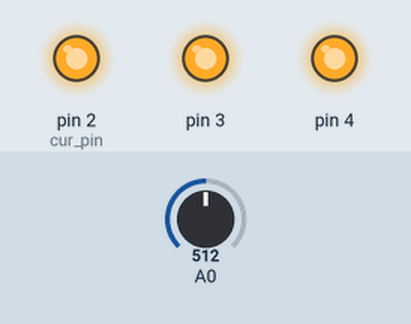
A sketch run on a simulated Arduino Uno, built with avr-gcc and run on an emulated ATmega328P. Parts: output pins drawn as LEDs (lit = HIGH). Inputs (shaded band) come from the test bench; at power-on: A0 = 512. What the sketch prints to the serial monitor is not drawn.

Above: at 1.3 s.
1.4 s: A0 set to 0
At 3.2 s:
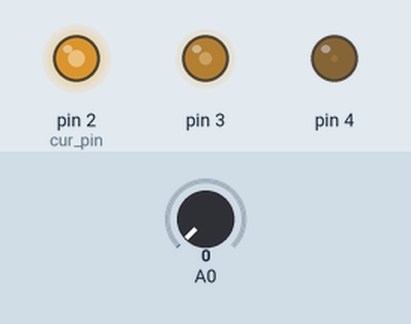
3.5 s: A0 set to 122
At 3.68 s:
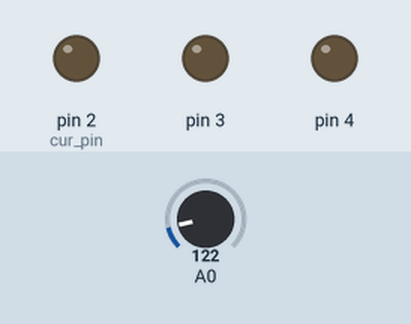
6.9 s: A0 set to 900
8.4 s: A0 set to 716
At 10.0 s:
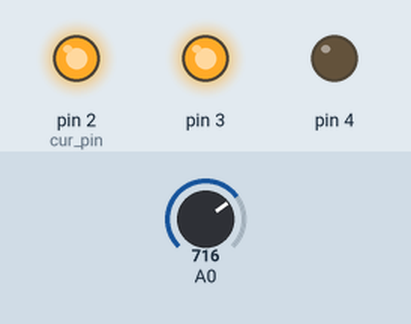
Timing chart, 0 to 11.2 s (numbered marks = the images above; inputs shaded):
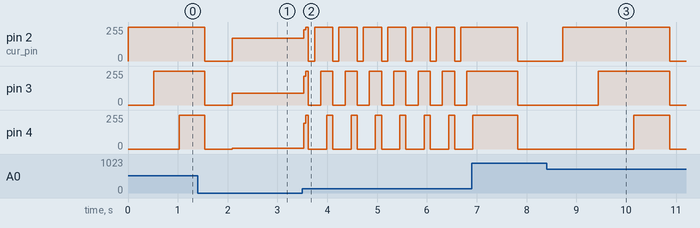

The sketch:

flag.ino
```cpp
char cur_pin;
unsigned int ms;

// the setup function runs once when you press reset or power the board
void setup() {
  // initialize digital pin LED_BUILTIN as an output.
  Serial.begin(115200);
  pinMode(2, OUTPUT);
  pinMode(3, OUTPUT);
  pinMode(4, OUTPUT);
  cur_pin=2;
}

// the loop function runs over and over again forever
void loop() {
  ms = analogRead(A0);
  Serial.println(ms);
  digitalWrite(cur_pin, HIGH);   // turn the LED on (HIGH is the voltage level)
  delay(ms);                       // wait for a second
  cur_pin ++;
  if (cur_pin>4){
  cur_pin = 2;
   digitalWrite(2, LOW);    // turn the LED off by making the voltage LOW
   digitalWrite(3, LOW);    // turn the LED off by making the voltage LOW
   digitalWrite(4, LOW);    // turn the LED off by making the voltage LOW
   delay(ms);                       // wait for a second
  }
}
```

Measured:
- after the input at 3.5 s, pin 4: 7/255 → 193/255 at once, then moves between 0/255 and 255/255, repeating every 0.98 s
- after the input at 8.4 s, pin 3: 0/255 → 255/255 after 1.0 s instead of 1.2 s; pin 4: 0/255 → 255/255 after 1.8 s instead of 2.1 s
